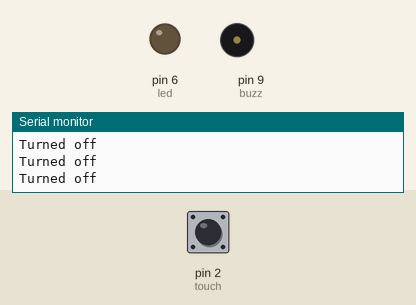
A sketch run on a simulated Arduino Uno, built with avr-gcc and run on an emulated ATmega328P. Shown: output pins drawn as LEDs (lit = HIGH), buzzer (waves = sounding), the last lines printed to the serial monitor. The test bench sets the inputs (shaded band); at power-on: pin 2 (touch) LOW.

Above: at 2.8 s.
2.9 s: pin 2 (touch) pulled HIGH for 1.2 s
At 3.3 s:
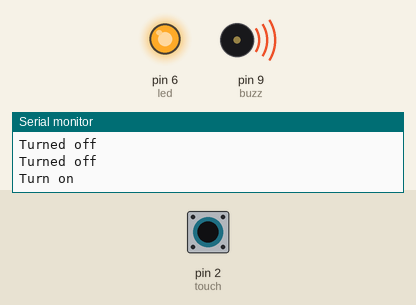
6.5 s: pin 2 (touch) pulled HIGH for 3.2 s
At 11.9 s:
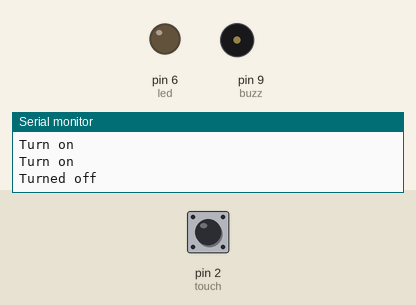
Timing chart, 0 to 13.4 s (numbered marks = the images above; inputs shaded):
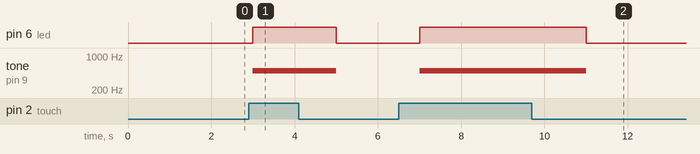

Measured:
- after the input at 2.9 s, pin 6 (led): LOW → HIGH after 0.10 s, → LOW 2.0 s later; tone on pin 9 (buzz): silent → 500 Hz after 0.10 s, → silent 2.0 s later
- after the input at 6.5 s, pin 6 (led): LOW → HIGH after 0.50 s, → LOW 4.0 s later; tone on pin 9 (buzz): silent → 500 Hz after 0.50 s, → silent 4.0 s later

The sketch:

TouchButton.ino
```cpp
// Required Components:
// 1. Touch Sensor Module - 1 unit (e.g., TTP223)
// 2. LED - 1 unit (for visual indication)
// 3. Buzzer - 1 unit (for sound indication)
// 4. Arduino Board (e.g., Arduino Uno) - 1 unit
// 5. Jumper Wires for connections
// 6. Resistor (220Ω for the LED)
// 7. Breadboard (optional for easier wiring)

// Initialize pins for touch sensor, LED, and buzzer
const int touch = 2;  // Touch sensor connected to pin 2
const int led = 6;    // LED connected to pin 6
const int buzz = 9;   // Buzzer connected to pin 9

void setup() {
  // Set the pin modes for the components
  pinMode(led, OUTPUT);  // Set LED pin as output
  pinMode(buzz, OUTPUT); // Set buzzer pin as output
  pinMode(touch, INPUT); // Set touch sensor pin as input
  Serial.begin(9600);    // Start serial communication at 9600 baud rate
}

void loop() {
  // Check if the touch sensor is touched
  // If the touch sensor is touched, it will send a HIGH signal
  if (digitalRead(touch) == HIGH) {
    digitalWrite(led, HIGH);    // Turn on the LED
    tone(buzz, 500);            // Activate the buzzer with a frequency of 500Hz
    Serial.println("Turn on");  // Print status to the serial monitor
    delay(2000);                // Wait for 2 seconds
  }
  else {
    // If the touch sensor is not touched, turn off the LED and buzzer
    digitalWrite(led, LOW);     // Turn off the LED
    noTone(buzz);               // Deactivate the buzzer
    Serial.println("Turned off"); // Print status to the serial monitor
    delay(1000);                // Wait for 1 second
  }
}
```
